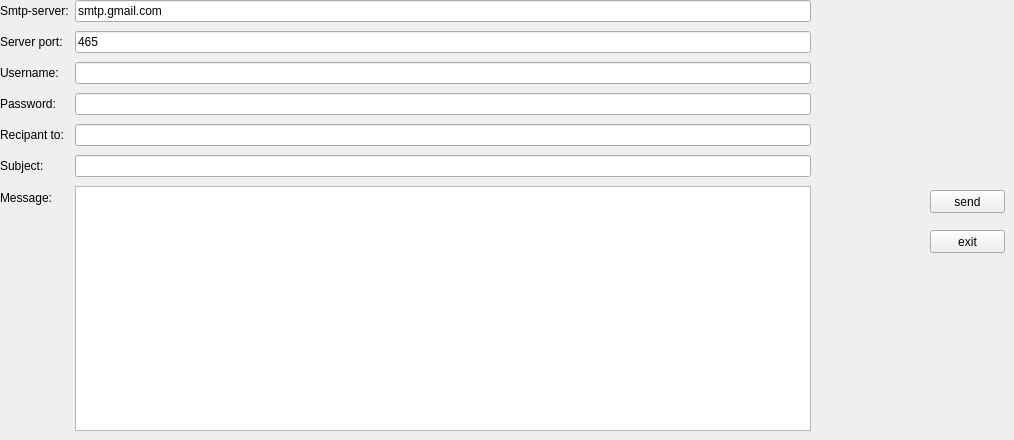
        <widget class="QWidget" name="tab_51">
         <attribute name="title">
          <string>mail sender</string>
         </attribute>
         <widget class="QWidget" name="layoutWidget_4">
          <property name="geometry">
           <rect>
            <x>0</x>
            <y>0</y>
            <width>811</width>
            <height>431</height>
           </rect>
          </property>
          <layout class="QFormLayout" name="formLayout_5">
           <property name="fieldGrowthPolicy">
            <enum>QFormLayout::ExpandingFieldsGrow</enum>
           </property>
           <property name="rowWrapPolicy">
            <enum>QFormLayout::WrapLongRows</enum>
           </property>
           <property name="verticalSpacing">
            <number>9</number>
           </property>
           <item row="0" column="0">
            <widget class="QLabel" name="label_146">
             <property name="text">
              <string>Smtp-server:</string>
             </property>
            </widget>
           </item>
           <item row="0" column="1">
            <widget class="QLineEdit" name="server_5">
             <property name="text">
              <string>smtp.gmail.com</string>
             </property>
            </widget>
           </item>
           <item row="1" column="0">
            <widget class="QLabel" name="label_147">
             <property name="text">
              <string>Server port:</string>
             </property>
            </widget>
           </item>
           <item row="1" column="1">
            <widget class="QLineEdit" name="port_5">
             <property name="text">
              <string>465</string>
             </property>
            </widget>
           </item>
           <item row="3" column="0">
            <widget class="QLabel" name="label_148">
             <property name="text">
              <string>Username:</string>
             </property>
            </widget>
           </item>
           <item row="3" column="1">
            <widget class="QLineEdit" name="uname_5"/>
           </item>
           <item row="4" column="0">
            <widget class="QLabel" name="label_149">
             <property name="text">
              <string>Password:</string>
             </property>
            </widget>
           </item>
           <item row="4" column="1">
            <widget class="QLineEdit" name="paswd_5">
             <property name="inputMask">
              <string/>
             </property>
             <property name="echoMode">
              <enum>QLineEdit::Password</enum>
             </property>
            </widget>
           </item>
           <item row="5" column="0">
            <widget class="QLabel" name="label_150">
             <property name="text">
              <string>Recipant to:</string>
             </property>
            </widget>
           </item>
           <item row="5" column="1">
            <widget class="QLineEdit" name="rcpt_5"/>
           </item>
           <item row="6" column="0">
            <widget class="QLabel" name="label_151">
             <property name="text">
              <string>Subject:</string>
             </property>
            </widget>
           </item>
           <item row="6" column="1">
            <widget class="QLineEdit" name="subject_5"/>
           </item>
           <item row="7" column="0">
            <widget class="QLabel" name="label_152">
             <property name="text">
              <string>Message:</string>
             </property>
            </widget>
           </item>
           <item row="7" column="1">
            <widget class="QPlainTextEdit" name="msg_5"/>
           </item>
          </layout>
         </widget>
         <widget class="QPushButton" name="sendBtn_4">
          <property name="geometry">
           <rect>
            <x>930</x>
            <y>190</y>
            <width>75</width>
            <height>23</height>
           </rect>
          </property>
          <property name="text">
           <string>send</string>
          </property>
         </widget>
         <widget class="QPushButton" name="exitBtn_4">
          <property name="geometry">
           <rect>
            <x>930</x>
            <y>230</y>
            <width>75</width>
            <height>23</height>
           </rect>
          </property>
          <property name="text">
           <string>exit</string>
          </property>
         </widget>
        </widget>
